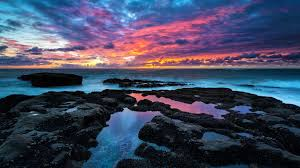
#> input picture HMWK_2/beach.jpeg, 300 x 168 px
$ jupyter execute HMWK_2_morphology.ipynb
#> lines starting #> are read from the running program, lines starting #| are printed output that depends on the picture; after the words box and inside, x2 and y2 are one past the last pixel; in counts of white or black regions, pixels touching at a corner belong together
# Morphology operations of Opening and Closing

Clean segmentation errors using Opening

[cell 1]
# import the necessary packages
import cv2
import numpy as np
import matplotlib.pyplot as plt

[cell 2]
# read the image
img = cv2.imread("beach.jpeg", 0)
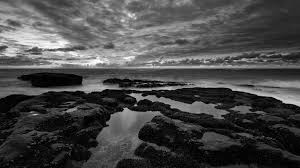
#> img: shape (168, 300); min 0, max 255, mean 72.1

# binarize the image
binr = cv2.threshold(img, 0, 255,
					cv2.THRESH_BINARY+cv2.THRESH_OTSU)[1]
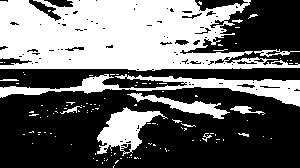
#> binr: shape (168, 300); 41.1% white; 116 white regions (103 under 20 px), largest, box (x1, y1, x2, y2) and area: (0, 0, 300, 71) 14786, (0, 74, 300, 107) 2880, (97, 107, 168, 156) 1517

# define the kernel
kernel = np.ones((3, 3), np.uint8)

# opening the image
opening = cv2.morphologyEx(binr, cv2.MORPH_OPEN,
						kernel, iterations=1)
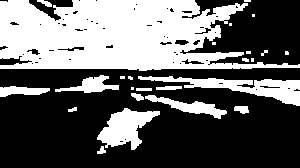
#> opening: shape (168, 300); 38.7% white; 25 white regions (10 under 20 px), largest, box (x1, y1, x2, y2) and area: (0, 0, 300, 71) 14306, (138, 76, 300, 106) 1714, (97, 108, 160, 150) 1374
# print the output
plt.imshow(opening, cmap='gray')

Clean Segmentation errors using Clossing

[cell 3]
# binarize the image
binr = cv2.threshold(img, 0, 255, cv2.THRESH_BINARY+cv2.THRESH_OTSU)[1]

# define the kernel
kernel = np.ones((3, 3), np.uint8)

# opening the image
closing = cv2.morphologyEx(binr, cv2.MORPH_CLOSE, kernel, iterations=1)
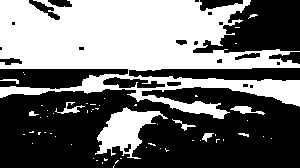
#> closing: shape (168, 300); 43.7% white; 57 white regions (47 under 20 px), largest, box (x1, y1, x2, y2) and area: (0, 0, 300, 119) 19732, (95, 107, 168, 159) 1660, (230, 106, 265, 115) 142

# print the output
plt.imshow(closing, cmap='gray')
